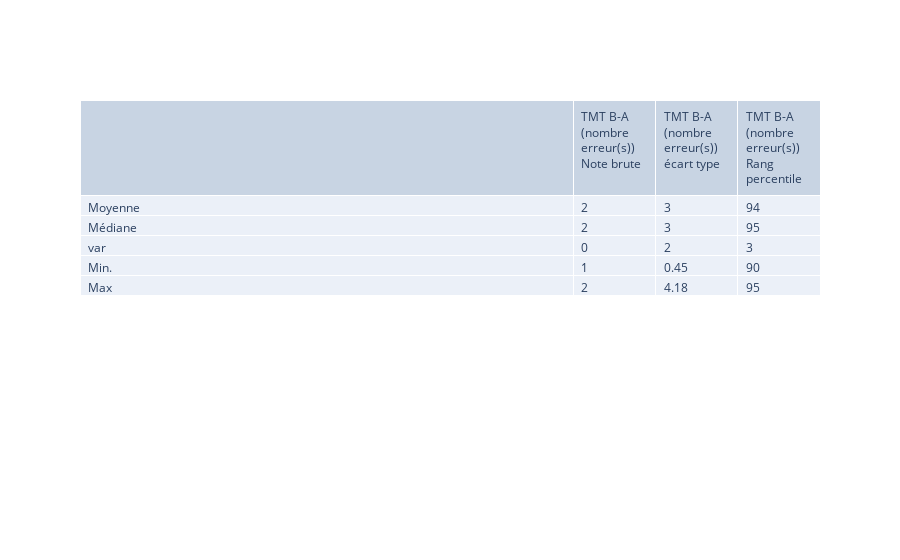

Notebook source saved alongside this figure:
### Code cell
display(HTML('<h4>7. TMT B-A (erreurs)</h4>'))

suff = "TMT B-A (nombre erreur(s)) "
cat = ["Note brute", "écart type", "Rang percentile"]
df_tmtb_e=df_tmt[df_tmt[suff+"Note brute"].notna() & df_tmt[suff+"Note brute"]!=0]
myarr = [['Moyenne', 'Médiane', 'var', 'Min.', 'Max']]
columns = [""]

for i in cat:
    mystr = suff+i
    avg = round(df_tmtb_e[mystr].mean())
    med = round(df_tmtb_e[mystr].median())
    var = round(df_tmtb_e[mystr].var())
    vmin = df_tmtb_e[mystr].min()
    vmax = df_tmtb_e[mystr].max()
    myarr.append([avg, med, var, vmin, vmax])
    columns.append(mystr)


tmt_A =  go.Table(
                columnwidth = [30,5],
                header=dict(values=list(columns),
                align='left'),
                cells=dict(values= myarr,align='left'))
fig = go.Figure(data=tmt_A)
fig.show()
display(HTML('<p> Nombre de patients sans score ou ayant un score nul (non comptabilisés, basé sur le champ "Note brute") : '+str(len(df_tmt[df_tmt[suff+"Note brute"].isna()])+len(df_tmt[df_tmt[suff+"Note brute"]==0]))+'/'+str(len(df_tmt))+'</p>'))

### Figure 1 — Plotly figure (JSON) as saved in the notebook; plotly's stock layout.template omitted (floating-point values rounded to 4 significant figures)
{"data": [{"cells": {"align": "left", "values": [["Moyenne", "Médiane", "var", "Min.", "Max"], [2, 2, 0, 1, 2], [3, 3, 2, 0.45, 4.18], [94, 95, 3, 90, 95]]}, "columnwidth": [30, 5], "header": {"align": "left", "values": ["", "TMT B-A (nombre erreur(s)) Note brute", "TMT B-A (nombre erreur(s)) écart type", "TMT B-A (nombre erreur(s)) Rang percentile"]}, "type": "table"}], "layout": {}}
